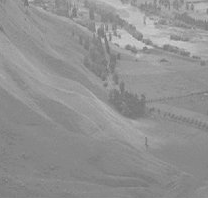
#> input picture image processing/histograms/equalization.png, 208 x 198 px
$ python equalization_issue.py
#> lines starting #> are read from the running program, lines starting #| are printed output that depends on the picture
import cv2
import numpy as np
import matplotlib.pyplot as plt

img = cv2.imread('equalization.png', 0)
#> img: shape (198, 208); min 114, max 207, mean 145.8

hist, bins = np.histogram(img.flatten(), 256, [0,256])
#> hist = 256 values, max 2481 at index 135, min 0 at index 0, mean 160.9; bins = 257 values from 0 to 256

cdf = hist.cumsum()
#> cdf = 256 values from 0 to 41184
cdf_normalized = cdf * float(hist.max()) /cdf.max()
#> cdf_normalized = 256 values from 0 to 2481

plt.subplot(121), plt.imshow(img, 'gray')
plt.title('original'), plt.xticks([]), plt.yticks([])
plt.subplot(122)
plt.plot(cdf_normalized, color = 'b')
plt.hist(img.flatten(),256,[0,256], color = 'r')
plt.xlim([0,256])
plt.legend(('cdf','histogram'), loc = 'upper left')
plt.show()
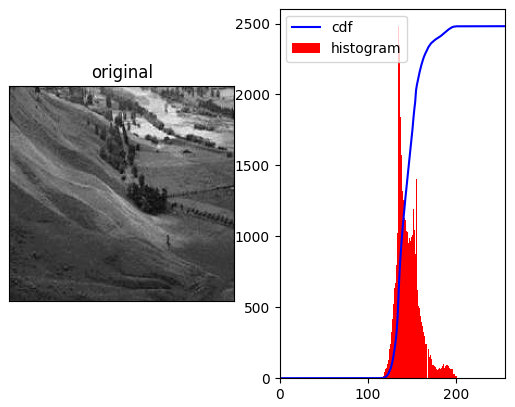
#> figure drawn by matplotlib, 2 panels; panel 2: tallest bar 2481 high, from x = 135 to 136; panel 2: curve peaks at x = 207, y = 2481
